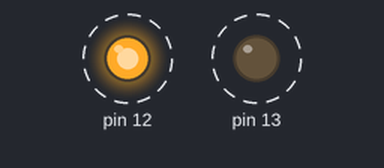
Bench run of a sketch on a simulated Arduino Uno, built with avr-gcc and run on an emulated ATmega328P. Shown: output pins drawn as LEDs (lit = HIGH). Dashed ring = blinking.

Above: at 0.2 s.
Timing chart, 0 to 4.6 s (numbered marks = the images above):
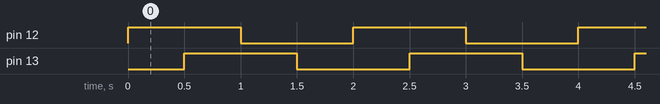

The sketch:

led-blink.ino
```cpp
void setup() {
  pinMode(12, OUTPUT);
  pinMode(13, OUTPUT);
}

void loop() {
  digitalWrite(12, HIGH);
  delay(500);
  digitalWrite(13, HIGH);
  delay(500);
  digitalWrite(12, LOW);
  delay(500);
  digitalWrite(13, LOW);
  delay(500);
}
```

Measured:
- by itself, pin 12, pin 13: alternates HIGH for 1.0 s and LOW for 1.0 s
- by itself, everything shown: repeats every 2.0 s, in 4 steps
